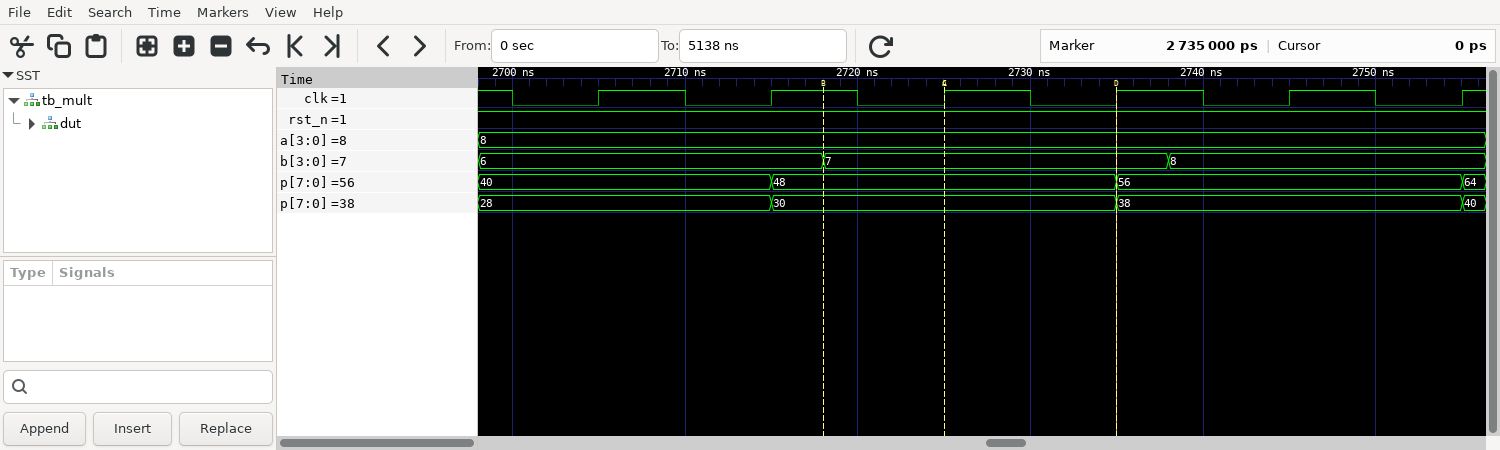
#> input picture screenshots/gtkwave_raw.png, 1500 x 450 px
$ python make_gtkwave_screenshot.py
#> lines starting #> are read from the running program, lines starting #| are printed output that depends on the picture
#!/usr/bin/env python3
"""Capture a genuine GTKWave waveform screenshot and add concise latency callouts in the unused bottom area.
"""
import os
from PIL import Image, ImageDraw, ImageFont

SCRIPT_DIR = os.path.dirname(os.path.abspath(__file__))
REPO_ROOT = os.path.abspath(os.path.join(SCRIPT_DIR, ".."))
RAW = os.path.join(REPO_ROOT, "screenshots", "gtkwave_raw.png")
OUT = os.path.join(REPO_ROOT, "screenshots", "waveform_example.png")

im = Image.open(RAW).convert("RGBA")
draw = ImageDraw.Draw(im)

def get_font(size, bold=False):
#> called with size = 16, bold = True
    candidates = [
        "/usr/share/fonts/google-carlito-fonts/Carlito-Bold.ttf" if bold else "/usr/share/fonts/google-carlito-fonts/Carlito-Regular.ttf",
        "/usr/share/fonts/truetype/dejavu/DejaVuSans-Bold.ttf" if bold else "/usr/share/fonts/truetype/dejavu/DejaVuSans.ttf",
        "/usr/share/fonts/dejavu/DejaVuSans-Bold.ttf" if bold else "/usr/share/fonts/dejavu/DejaVuSans.ttf",
        "/usr/share/fonts/truetype/liberation/LiberationSans-Bold.ttf" if bold else "/usr/share/fonts/truetype/liberation/LiberationSans-Regular.ttf",
        "/usr/share/fonts/liberation-sans-fonts/LiberationSans-Bold.ttf" if bold else "/usr/share/fonts/liberation-sans-fonts/LiberationSans-Regular.ttf",
    ]
    for path in candidates:
        if os.path.isfile(path):
            try:
                return ImageFont.truetype(path, size)
            except Exception:
                pass
    return ImageFont.load_default()

font_bold = get_font(16, bold=True)
font_regular = get_font(14, bold=False)

# Marker x coordinates (from GTKWave capture):
xA = 822   # Stimulus at 2718 ns
xB = 943   # Rising Edge 1 at 2725 ns
xC = 1115  # Rising Edge 2 at 2735 ns

y_top = 250  # bottom of signal traces

# 1. Dotted guidelines continuing the markers into the annotation area
for y in range(y_top, 345, 6):
    draw.line([(xA, y), (xA, y + 3)], fill=(253, 224, 71, 160), width=1)
    draw.line([(xB, y), (xB, y + 3)], fill=(255, 255, 255, 180), width=1)
    draw.line([(xC, y), (xC, y + 3)], fill=(248, 113, 113, 200), width=1)

# 2. Callout cards in the blank space
# Box A: Stimulus
boxA = [(xA - 85, 260), (xA + 85, 295)]
draw.rectangle(boxA, fill=(15, 23, 42, 220), outline=(253, 224, 71), width=1)
draw.text((xA, 268), "Stimulus Applied", font=font_bold, fill=(253, 224, 71), anchor="mt")
draw.text((xA, 283), "a=8, b=7  (t = 2718 ns)", font=font_regular, fill=(241, 245, 249), anchor="mt")

# Box B: Edge 1
boxB = [(xB - 85, 305), (xB + 85, 340)]
draw.rectangle(boxB, fill=(15, 23, 42, 220), outline=(56, 189, 248), width=1)
draw.text((xB, 313), "Clock Edge 1", font=font_bold, fill=(56, 189, 248), anchor="mt")
draw.text((xB, 328), "a_reg=8, b_reg=7  (t = 2725 ns)", font=font_regular, fill=(241, 245, 249), anchor="mt")

# Box C: Edge 2
boxC = [(xC - 85, 260), (xC + 95, 295)]
draw.rectangle(boxC, fill=(15, 23, 42, 220), outline=(74, 222, 128), width=1)
draw.text((xC + 5, 268), "Clock Edge 2: Product Valid", font=font_bold, fill=(74, 222, 128), anchor="mt")
draw.text((xC + 5, 283), "p = 56 (hex 0x38)  (t = 2735 ns)", font=font_regular, fill=(241, 245, 249), anchor="mt")

# 3. Two-Cycle Latency Measurement Bracket
y_arrow = 375
# Dimension arrow from xB to xC
draw.line([(xB, y_arrow), (xC, y_arrow)], fill=(255, 255, 255), width=2)
# Arrow heads
draw.polygon([(xB, y_arrow), (xB + 8, y_arrow - 4), (xB + 8, y_arrow + 4)], fill=(255, 255, 255))
draw.polygon([(xC, y_arrow), (xC - 8, y_arrow - 4), (xC - 8, y_arrow + 4)], fill=(255, 255, 255))
# Ticks at xB and xC
draw.line([(xB, y_arrow - 8), (xB, y_arrow + 8)], fill=(255, 255, 255), width=2)
draw.line([(xC, y_arrow - 8), (xC, y_arrow + 8)], fill=(255, 255, 255), width=2)

# Bracket label centered between xB and xC
x_mid = (xB + xC) // 2
draw.rectangle([(x_mid - 140, y_arrow - 20), (x_mid + 140, y_arrow + 32)], fill=(15, 23, 42, 230), outline=(148, 163, 184), width=1)
draw.text((x_mid, y_arrow - 15), "2-CYCLE REGISTERED LATENCY", font=font_bold, fill=(248, 250, 252), anchor="mt")
draw.text((x_mid, y_arrow + 4), "1 Clock Period (10.00 ns) between Edge 1 and Edge 2", font=font_regular, fill=(148, 163, 184), anchor="mt")

# 4. Save final screenshot
im_rgb = im.convert("RGB")
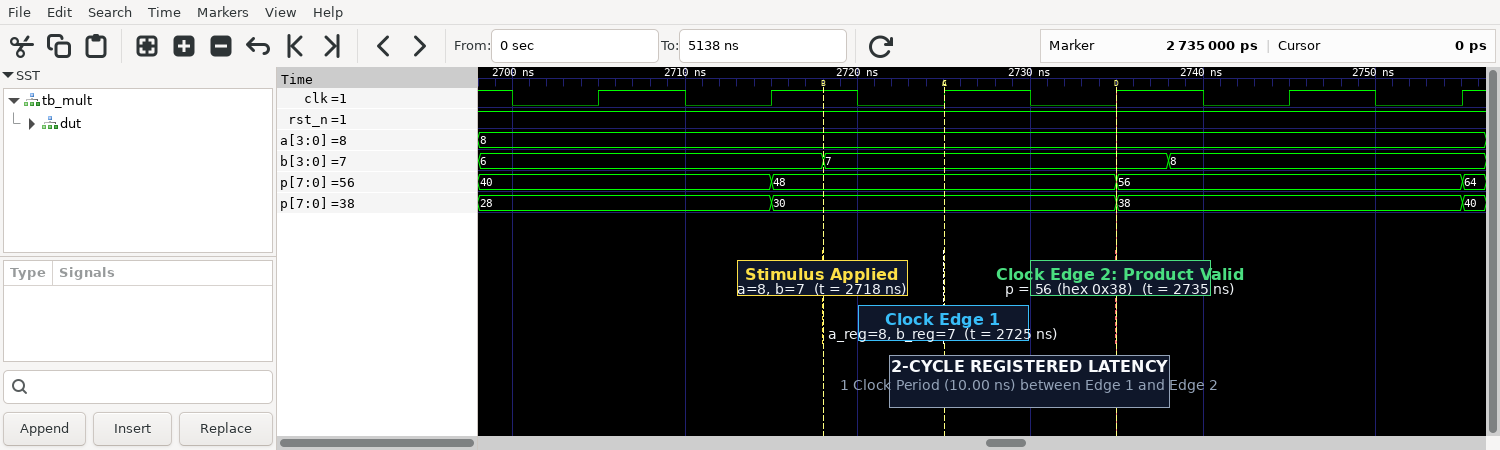
#> im_rgb: PIL image 1500x450 RGB; mean R, G, B 111.6, 116.1, 113.5
im_rgb.save(OUT, "PNG", optimize=True)
print(f"Saved annotated GTKWave screenshot to {OUT} ({im_rgb.size[0]}x{im_rgb.size[1]})")
#| Saved annotated GTKWave screenshot to screenshots/waveform_example.png (1500x450)
